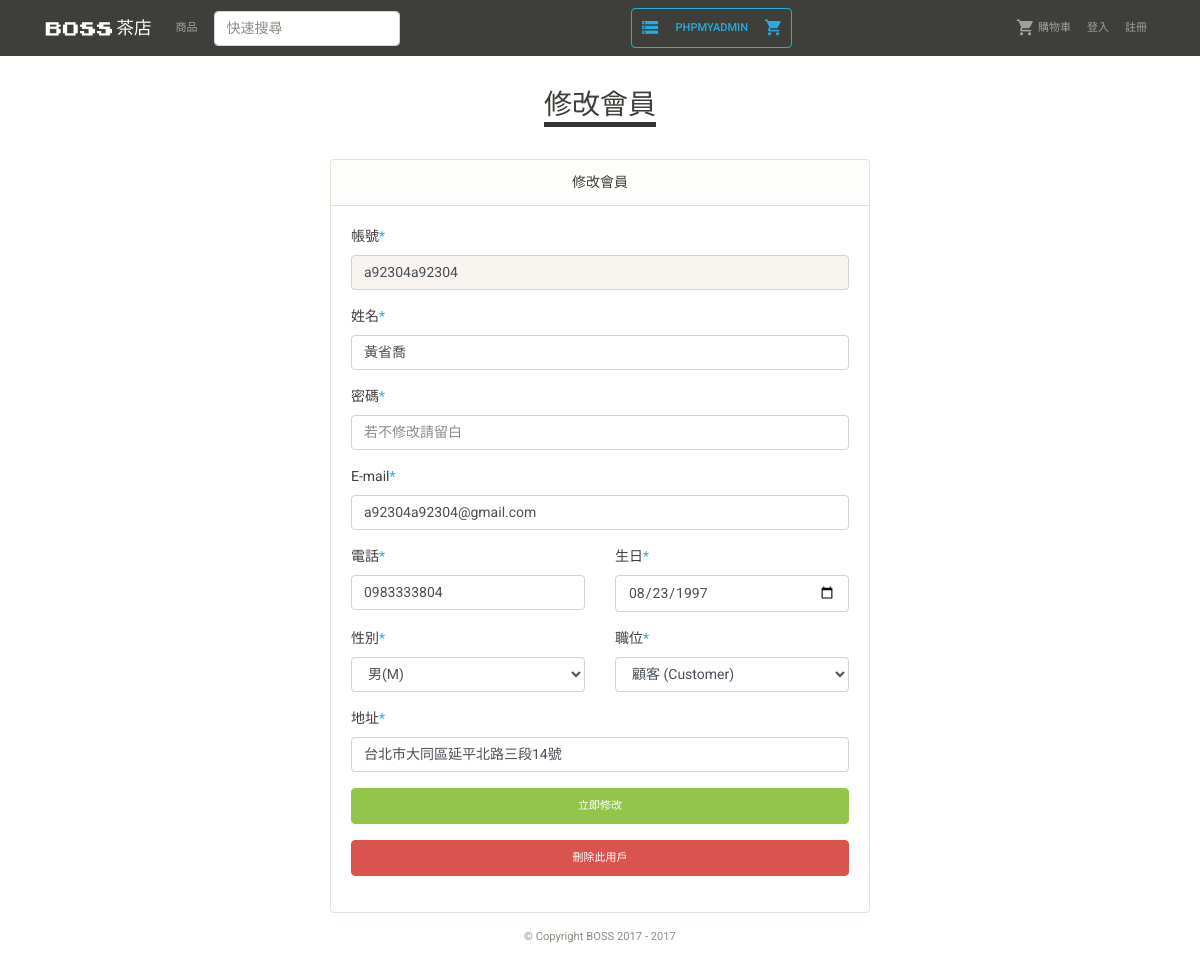
Page /user_list_detail.php?ID=a92304a92304 on the committed database.
### tables this page shows
CREATE TABLE MEMBER(
  ID VARCHAR(20) PRIMARY KEY,
  Password VARCHAR(128) NOT NULL,
  Name VARCHAR(12) NOT NULL,
  Email VARCHAR(30) NOT NULL,
  Phone VARCHAR(10) NOT NULL,
  RegDate TIMESTAMP DEFAULT CURRENT_TIMESTAMP,
  Birth DATE,
  Gender ENUM('M', 'F', 'N'),
  Address VARCHAR(100),
  Position ENUM('S', 'A', 'C') NOT NULL
);

### user_list_detail.php (the view, shortened to what this page needs)
<?php include('connection.php'); ?>
<!DOCTYPE html>
<html>
<head>
  <?php include('style.php') ?>
</head>
<body>
  <?php include('nav.php') ?>
  <div class="container my-3">
    <div class="row">
      <div class="col-12 text-center">
        <h2 class="d-inline-block my-3" style="border-bottom:5px #333 solid;">修改會員</h2>
      </div>
      <?php
        $sql = "SELECT * FROM MEMBER
                WHERE ID ='" . $_GET['ID']."'";
        $result = $conn->query($sql);
        $row = mysqli_fetch_array($result);
        $ID=$row['ID'];
        $Name=$row['Name'];
        $Email=$row['Email'];
        $Phone=$row['Phone'];
        $Birth=$row['Birth'];
        $Gender=$row['Gender'];
        $Address=$row['Address'];
        $Position=$row['Position'];
       ?>
      <div class="col-12 col-lg-6 offset-lg-3 mt-3">
        <div class="card">
          <div class="card-header text-center">修改會員</div>
          <div class="card-body">
            <form class="row" action="user_list_detail_edit.php" method="post" enctype="multipart/form-data" >
              <div class="col-12 form-group">
                <label for="">帳號<span class="text-info">*</span></label>
                <input type="text" value="<?php echo $ID;?>" name="ID" class="form-control" readonly>
              </div>
              <div class="col-12 form-group">
                <label for="">姓名<span class="text-info">*</span></label>
                <input type="text" value="<?php echo $Name;?>" name="Name" placeholder="" class="form-control" required>
              </div>
              <div class="col-12 form-group">
                <label for="">密碼<span class="text-info">*</span></label>
                <input type="text" name="Password" placeholder = "若不修改請留白" class="form-control" >
              </div>
              <div class="col-12 form-group">
                <label for="">E-mail<span class="text-info">*</span></label>
                <input type="email" value="<?php echo $Email;?>" name="Email" maxlength="30" class="form-control" required>
              </div>
              <div class="col-12 col-lg-6 form-group">
                <label for="">電話<span class="text-info">*</span></label>
                <input type="text" name="Phone" value="<?php echo $Phone;?>" placeholder="0987654321" maxlength="10" class="form-control" required>
              </div>
              <div class="col-12 col-lg-6 form-group">
                <label for="">生日<span class="text-info">*</span></label>
                <input type="date" value="<?php echo $Birth;?>" name="Birth" placeholder="Birth" class="form-control" >
              </div>
              <div class="col-12 col-lg-6 form-group">
                <label for="">性別<span class="text-info">*</span></label>
                <select class="form-control" value="<?php echo $Gender;?>" name="Gender" required>
                  <?php
                    $genderList= array('M','F','N');
                    $genderTextList= array('男(M)','女(F)','未知(N)');
                    foreach ($genderList as $key => $ppap) {
                      $isThisSelected = ($Gender==$ppap)?'selected ':'';
                      echo '<option value="'.$ppap.'" '. $isThisSelected .' >'.$genderTextList[$key].'</option>';
                    }
                  ?>
                </select>
              </div>
              <div class="col-12 col-lg-6 form-group">
                <label for="">職位<span class="text-info">*</span></label>
                <select class="form-control" value="<?php echo $Position;?>" name="Position" required>
                  <?php
                    $positionList= array('C','S','A');
                    $positionTextList= array('顧客 (Customer)','員工 (Staff)','管理員 (Admin)');
                    foreach ($positionList as $key => $ppap) {
                      $isThisSelected = ($Position==$ppap)?'selected ':'';
                      echo '<option value="'.$ppap.'" '. $isThisSelected .' >'.$positionTextList[$key].'</option>';
                    }
                  ?>
                </select>
              </div>
              <div class="col-12 form-group">
                <label for="">地址<span class="text-info">*</span></label>
                <input type="text" name="Address" value="<?php echo $Address;?>" maxlength="100" class="form-control" >
              </div>
              <div class="col-12 form-group">
                <button class="btn btn-success btn-block" type="submit" >立即修改</button>
              </div>
              <div class="col-12 form-group">
                <a class="btn btn-danger btn-block" href="user_list_new_del.php?ID=<?php echo $ID;?>" >刪除此用戶</a>
              </div>
            </form>
          </div>
        </div>
      </div>
    </div>
  </div>
  <?php include('footer.php') ?>
</body>
</html>

### rows in the picture
member: ID "a92304a92304", Name "黃省喬", Email "a92304a92304@gmail.com", Phone "0983333804", Birth "08/23/1997", Gender "男(M)", Position "顧客 (Customer)", Address "台北市大同區延平北路三段14號"
